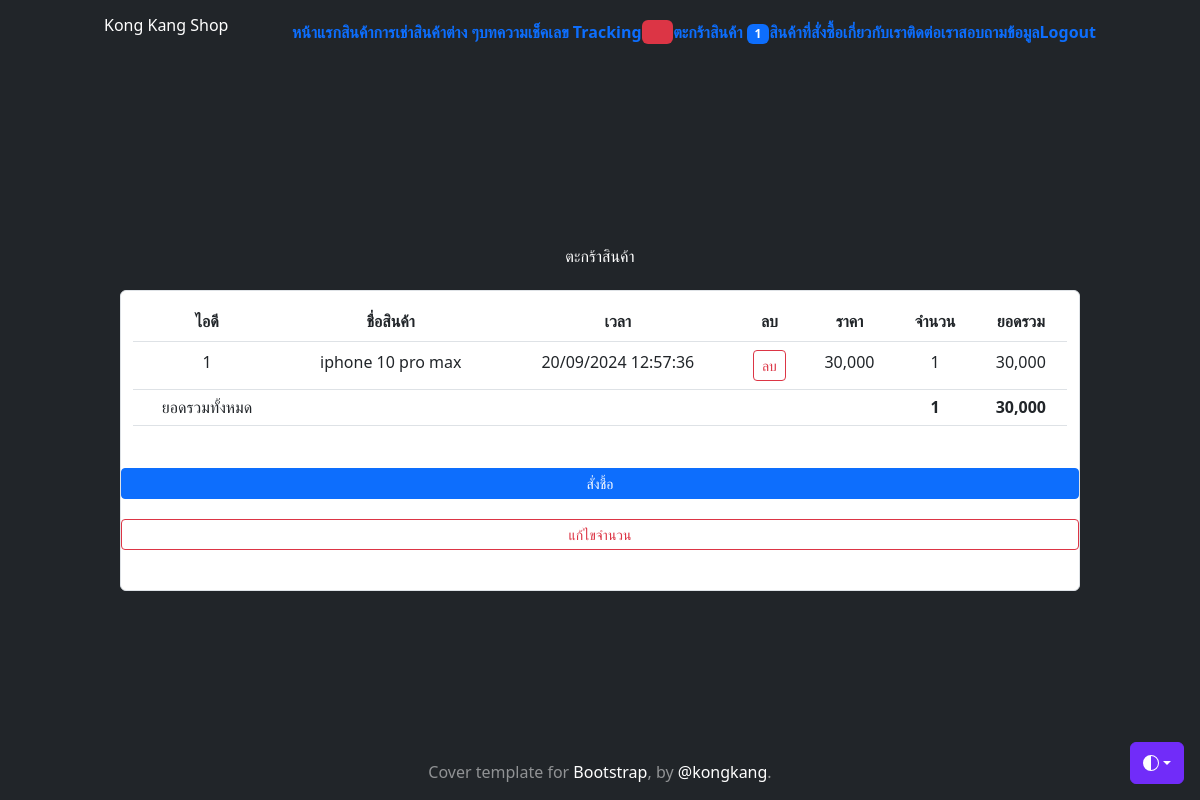
The app's page /cart (signed in) with its own data.
### myapp/models.py (models this page shows, shortened)
class Profile(models.Model):
    user = models.OneToOneField(User, on_delete=models.CASCADE)
    photo = models.ImageField(upload_to='profile_photo', null=True, blank=True)
    usertype = models.CharField(max_length=100, default='member')
    favor = models.CharField(max_length=100, null=True, blank=True)
    fb_account = models.CharField(max_length=100, default='No Facebook')
    address = models.TextField(null=True, blank=True)
    telephone_number = models.CharField(max_length=8, null=True, blank=True)
    cart_quantity = models.IntegerField(default=0, null=True, blank=True)

class Cart(models.Model):
    user = models.ForeignKey(User, on_delete=models.CASCADE)
    product_id = models.CharField(max_length=100, null=True, blank=True)
    product_name = models.CharField(max_length=100, null=True, blank=True)
    price = models.IntegerField(null=True, blank=True)
    quantity = models.IntegerField(null=True, blank=True)
    stamp = models.DateTimeField(auto_now_add=True, null=True, blank=True)
    total = models.IntegerField(null=True, blank=True)

### myapp/views.py (the view, shortened to what this page needs)
# urls.py: path("cart", MyCart, name="my-cart"),
def MyCart(req):
    username = req.user.username
    user = User.objects.get(username=username)
    context = {}
    mycart = Cart.objects.filter(user=user)
    count = sum([c.quantity for c in mycart])
    total = sum([c.total for c in mycart])
    context['mycart'] = mycart
    context['count']  = count
    context['total'] = total
    return render(req, "myapp/my-cart.html", context)

### myapp/templates/myapp/my-cart.html (shortened to what this page needs)
{% extends 'myapp/base.html' %}
{% load static %}
{% load humanize %}
{% block content %}
  <br />
  <div class="text-color-black">
    <h3>ตะกร้าสินค้า</h3>
  </div>
  <br />
  <div class="container position-relative  text-center text-muted bg-body border border-dashed rounded-2">
    <div style="padding: 5px"></div>
    <table class="table">
        <tr>
          <th>ไอดี</th>
          <th>ชื่อสินค้า</th>
          <th>เวลา</th>
          <th>ลบ</th>
          <th>ราคา</th>
          <th>จำนวน</th>
          <th>ยอดรวม</th>
        </tr>
        {% for mc in mycart %}
          <tr>
            <td>{{mc.product_id}}</td>
            <td>{{mc.product_name}}</td>
            <td>{{mc.stamp | date:"d/m/Y H:i:s"}}</td>
            <td>
              <form
                method="POST"
                id="form{{ mc.product_id }}"
                onsubmit="return confirm('Are you sure you want to delete?');"
              >
                <button
                  type="submit"
                  class="btn btn-outline-danger btn-sm"
                >
                  ลบ
                </button>
              </form>
            </td>
            <td>{{mc.price | intcomma}}</td>
            <td>{{mc.quantity}}</td>
            <td>{{mc.total | intcomma}}</td>
          </tr>
        {% endfor %}
        <tr>
          <td><h5>ยอดรวมทั้งหมด</h5></td>
          <td></td>
          <td></td>
          <td></td>
          <td></td>
          <td><h5><b>{{count | intcomma}}</b></h5></td>
          <td><h5><b>{{total | intcomma}}</b></h5></td>
        </tr>
    </table>
    <div style="padding: 5px"></div>
    <div class="row text-left">
      <div style="padding: 8px"></div>
      <a href="{% url 'checkout' %}" class="btn btn-primary btn-sm">สั่งชื้อ</a>
      <div style="padding: 10px"></div>
      <a href="{% url 'my-cart-edit' %}" class="btn btn-outline-danger btn-sm"
        >แก้ไขจำนวน</a
      >
    </div>
    <div style="padding: 20px"></div>
  </div>
{% endblock content %}

### myapp/templates/myapp/base.html (shortened to what this page needs)
<!doctype html>
<html lang="en" class="h-100" data-bs-theme="auto">
  <head><script src="https://getbootstrap.com/docs/5.3/assets/js/color-modes.js"></script>
    <link rel="stylesheet" href="https://cdn.jsdelivr.net/npm/@docsearch/css@3">
<link href="https://getbootstrap.com/docs/5.3/dist/css/bootstrap.min.css" rel="stylesheet">
<link
href="https://cdn.jsdelivr.net/npm/tailwindcss@2.2.19/dist/tailwind.min.css" rel="stylesheet">
    <link href="https://getbootstrap.com/docs/5.3/examples/cover/cover.css" rel="stylesheet">
  </head>
  <body class="d-flex h-100 text-center text-bg-dark">
    <div class="dropdown position-fixed bottom-0 end-0 mb-3 me-3 bd-mode-toggle">
      <button class="btn btn-bd-primary py-2 dropdown-toggle d-flex align-items-center"
              id="bd-theme"
              type="button"
              aria-expanded="false"
              data-bs-toggle="dropdown"
              aria-label="Toggle theme (auto)">
        <svg class="bi my-1 theme-icon-active" width="1em" height="1em"><use href="#circle-half"></use></svg>
      </button>
    </div>
<div class="container d-flex w-100 h-100 p-3 mx-auto flex-column">
  <header class="mb-auto">
    <div>
     <h3 class="float-lg-start mb-0">Kong Kang Shop</h3>
      <nav class="nav nav-masthead justify-content-center float-lg-end">
        {% block menubar %}
            <a class="nav-link fw-bold py-1 px-0" aria-current="page" href="{% url 'shop' %}">หน้าแรก</a>
            <a class="nav-link fw-bold py-1 px-0" href="{% url 'all-product' %}">สินค้า</a>
            {% if user.is_authenticated and user.profile.usertype == 'member' %}
            <a class="nav-link fw-bold py-1 px-0" href="{% url 'all-machine-page' %}">การเช่าสินค้าต่าง ๆ</a>
            {% endif %}
            <a class="nav-link fw-bold py-1 px-0" href="{% url 'post' %}">บทความ</a>
            <a class="nav-link fw-bold py-1 px-0" href="{% url 'tracking' %}">เช็คเลข Tracking</a>
            {% if user.is_authenticated and user.profile.usertype == 'member' %}
              <a class="nav-link fw-bold py-1 px-0" href="{% url 'wishlist-page' %}"><span class="badge bg-danger"><svg xmlns="http://www.w3.org/2000/svg" width="16" height="16" fill="currentColor" class="bi bi-heart" viewBox="0 0 16 16"></svg>
              </svg></span>
              </a>
              <a class="nav-link fw-bold py-1 px-0" href="{% url 'my-cart' %}">ตะกร้าสินค้า <span class="badge bg-primary"><font color="white">{{user.profile.cart_quantity}}</font></span></a>
              <a class="nav-link fw-bold py-1 px-0" href="{% url 'cart-order-product' %}">สินค้าที่สั่งซื้อ</a>
            {% endif %}
            <a class="nav-link fw-bold py-1 px-0" href="{% url 'about-us' %}">เกี่ยวกับเรา</a>
            <a class="nav-link fw-bold py-1 px-0" href="{% url 'contact' %}">ติดต่อเรา</a>
            <a class="nav-link fw-bold py-1 px-0" href="{% url 'ask' %}">สอบถามข้อมูล</a>
            {% if not user.is_authenticated %}
              <a class="nav-link fw-bold py-1 px-0" href="{% url 'login' %}">Login</a>
            {% else %}
              <a class="nav-link fw-bold py-1 px-0" href="{% url 'logout' %}">Logout</a>
            {% endif %}
        {% endblock menubar %}
      </nav>
    </div>
  </header>
  <main class="px-3">
        {% block content %}
        {% endblock content %}
  </main>
  <footer class="mt-auto text-white-50">
    <p>Cover template for <a href="https://getbootstrap.com/" class="text-white">Bootstrap</a>, by <a href="https://twitter.com/mdo" class="text-white">@kongkang</a>.</p>
  </footer>
</div>
    </body>
</html>

### myapp/templates/myapp/base.html (style rules this page uses)
.bi { vertical-align: -.125em; fill: currentColor; }
.btn-bd-primary { --bd-violet-bg: #712cf9; --bd-violet-rgb: 112.520718, 44.062154, 249.437846; --bs-btn-font-weight: 600; --bs-btn-color: var(--bs-white); --bs-btn-bg: var(--bd-violet-bg); --bs-btn-border-color: var(--bd-violet-bg); --bs-btn-hover-color: var(--bs-white); --bs-btn-hover-bg: #6528e0; --bs-btn-hover-border-color: #6528e0; --bs-btn-focus-shadow-rgb: var(--bd-violet-rgb); --bs-btn-active-color: var(--bs-btn-hover-color); --bs-btn-active-bg: #5a23c8; --bs-btn-active-border-color: #5a23c8; }
.bd-mode-toggle { z-index: 1500; }

### records on screen
Cart: product_id "1", product_name "iphone 10 pro max", stamp "20/09/2024 12:57:36", price "30,000", quantity "1", total "30,000"

### other values on screen
{{ user.profile.cart_quantity }} "1"
{{ count | intcomma }} "1"
{{ total | intcomma }} "30,000"
